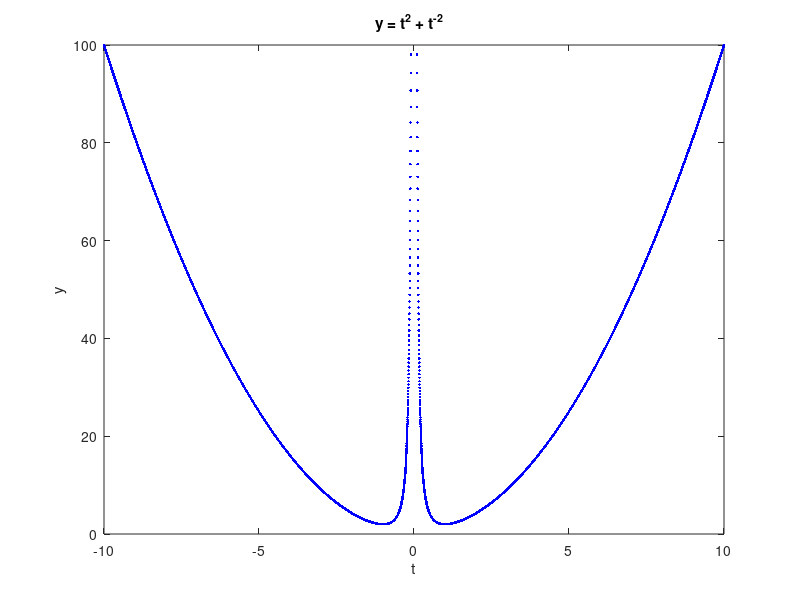
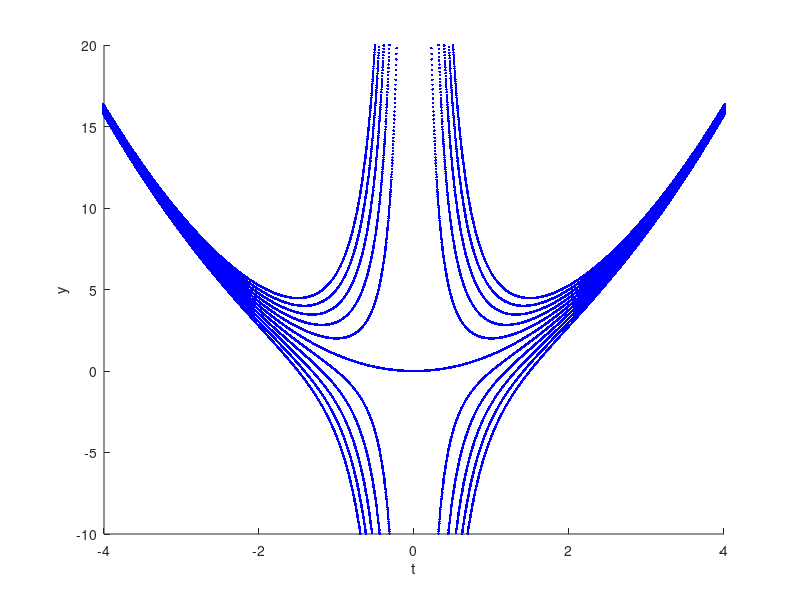

The MATLAB script that drew these images, in order:
clearvars, close all

t = linspace(-10,10, 10000);
c = 1;

y = t.^2 + (t.^(-2)).*c;

figure(1)
plot(t, y, 'linewidth', 2, "b.")
title("y = t^2 + t^{-2}  ")
xlabel('t')
ylabel('y')
axis ([-10 10 0 100])

figure(2)
hold on
for c = -5:1:5
  y = t.^2 + (t.^(-2)).*c;
  plot(t, y, 'linewidth', 2, "b.")
endfor
xlabel('t')
ylabel('y')
axis ([-4 4 -10 20])
hold off

